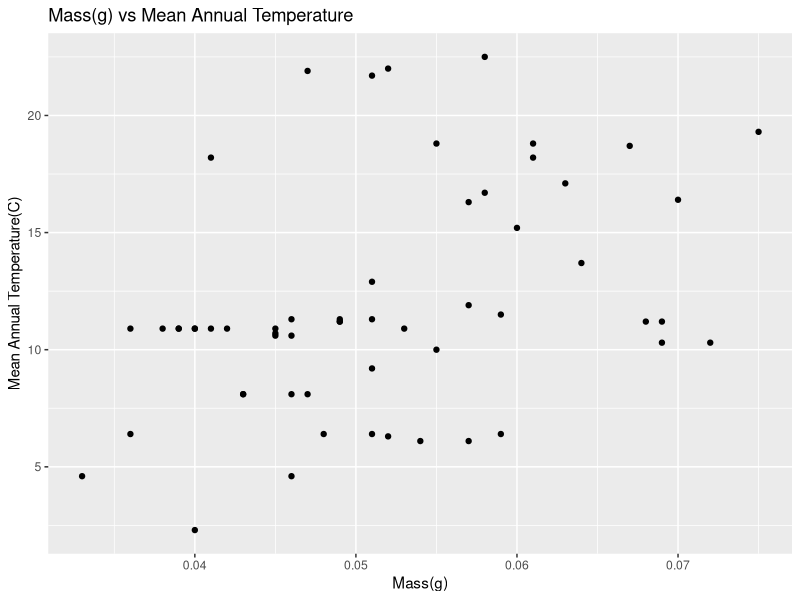
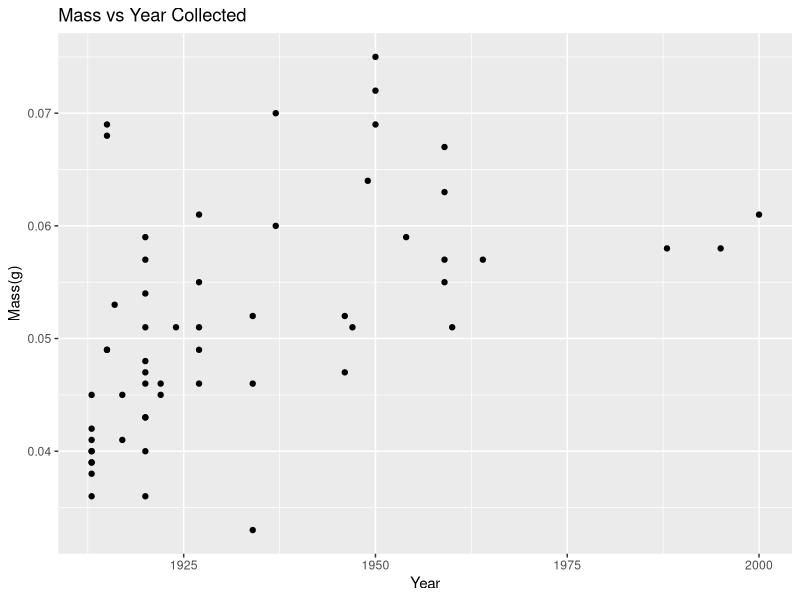
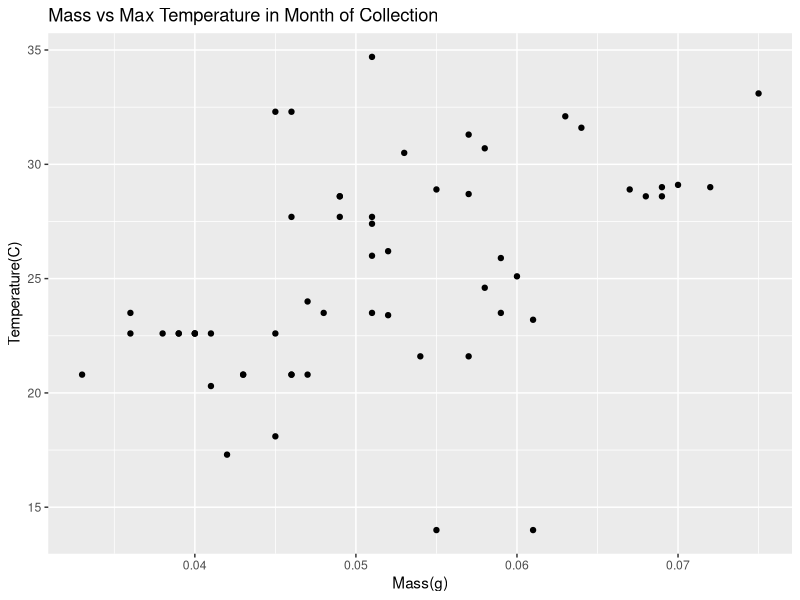
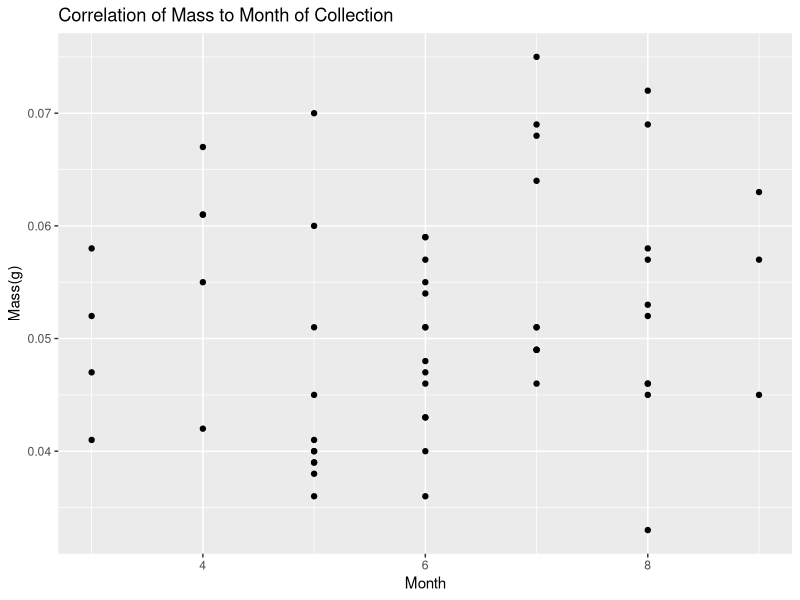
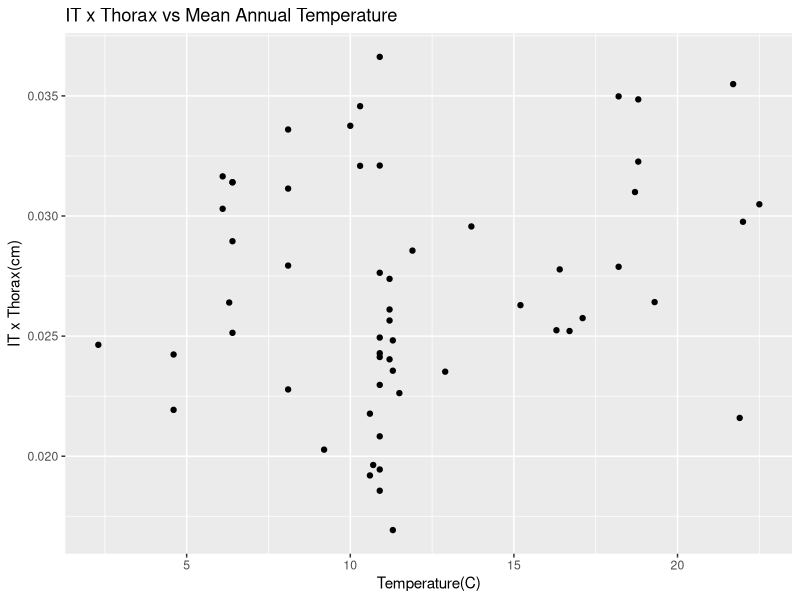
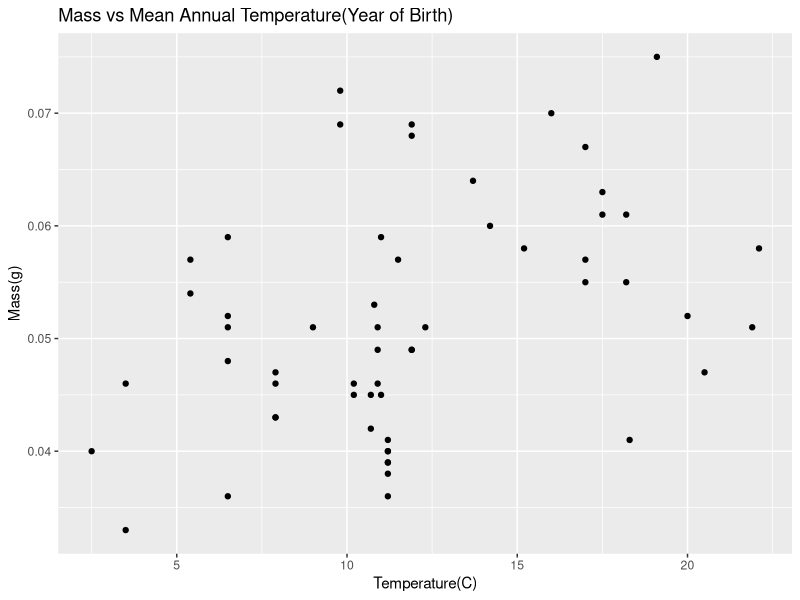
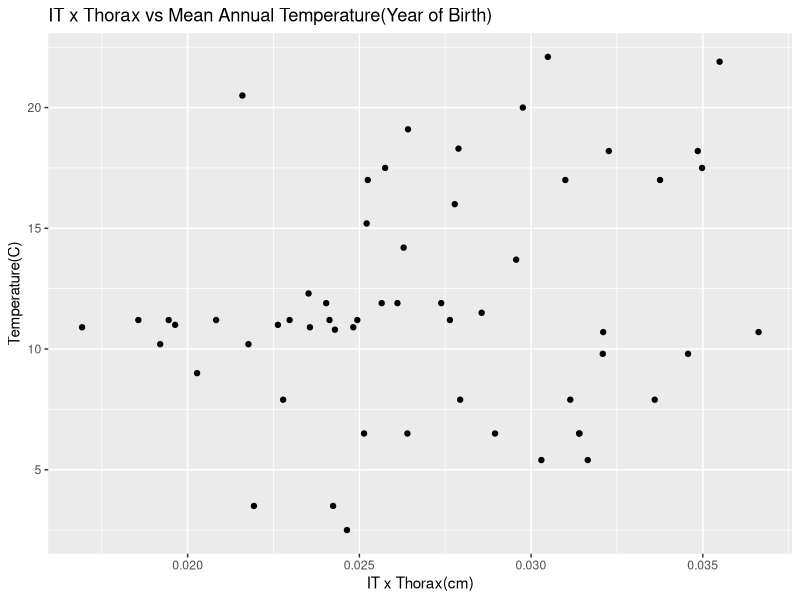

These figures' R source, in order:
install.packages("tidyverse")
install.packages("here")
library(readxl)
library(tidyverse)
library(here)
amnhdata <- read_excel(here("data", "amnhsize.xlsx"))
############################################################
massvsmmat <- ggplot(data = amnhdata, aes(x = mass, y = meanmat)) 

massvsmmat + geom_point() + labs(
  x = "Mass(g)",
  y = "Mean Annual Temperature(C)",
  title = "Mass(g) vs Mean Annual Temperature"
)
###########################################################
massvsyear <- ggplot(data = amnhdata, aes(x = year, y = mass))
massvsyear + geom_point() + labs(
  x = "Year",
  y = "Mass(g)",
  title = "Mass vs Year Collected"
)
###########################################################
massvsmaxt <- ggplot(data = amnhdata, aes(x = mass, y = maxt))
massvsmaxt + geom_point() + labs(
  x = "Mass(g)",
  y = "Temperature(C)",
  title = "Mass vs Max Temperature in Month of Collection"
)
###########################################################
massvsmonth <- ggplot(data = amnhdata, aes(x = month, y = mass))
massvsmonth + geom_point() + labs(
  x = "Month",
  y = "Mass(g)",
  title = "Correlation of Mass to Month of Collection"
)
###########################################################
itxthoraxvsmmat <- ggplot(data = amnhdata, aes(x = meanmat, y = itxthorax))
itxthoraxvsmmat + geom_point() + labs(
  x = "Temperature(C)",
  y = "IT x Thorax(cm)",
  title = "IT x Thorax vs Mean Annual Temperature"
)
##########################################################
massvsmatybc <- ggplot(data = amnhdata, aes(x = matybc, y = mass))
massvsmatybc + geom_point() + labs(
  x = "Temperature(C)",
  y = "Mass(g)",
  title = "Mass vs Mean Annual Temperature(Year of Birth)"
)
##########################################################
itxthoraxvsmatybc <- ggplot(data = amnhdata, aes(x = itxthorax, y = matybc))
itxthoraxvsmatybc + geom_point() + labs(
  x = "IT x Thorax(cm)",
  y = "Temperature(C)",
  title = "IT x Thorax vs Mean Annual Temperature(Year of Birth)"
)
 ##GITHUB COMMIT###
